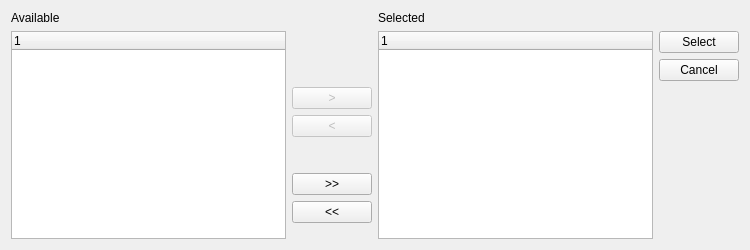
<?xml version="1.0" encoding="UTF-8"?>
<ui version="4.0">
 <class>SelectionWidget</class>
 <widget class="QWidget" name="SelectionWidget">
  <property name="geometry">
   <rect>
    <x>0</x>
    <y>0</y>
    <width>750</width>
    <height>250</height>
   </rect>
  </property>
  <property name="windowTitle">
   <string>Select</string>
  </property>
  <layout class="QGridLayout" name="gridLayout">
   <item row="0" column="2">
    <widget class="QLabel" name="_selLit">
     <property name="text">
      <string>Selected</string>
     </property>
    </widget>
   </item>
   <item row="7" column="1">
    <widget class="QPushButton" name="_removeAll">
     <property name="text">
      <string>&lt;&lt;</string>
     </property>
    </widget>
   </item>
   <item row="8" column="1">
    <spacer name="verticalSpacer_3">
     <property name="orientation">
      <enum>Qt::Vertical</enum>
     </property>
     <property name="sizeHint" stdset="0">
      <size>
       <width>20</width>
       <height>40</height>
      </size>
     </property>
    </spacer>
   </item>
   <item row="2" column="1">
    <spacer name="verticalSpacer">
     <property name="orientation">
      <enum>Qt::Vertical</enum>
     </property>
     <property name="sizeHint" stdset="0">
      <size>
       <width>20</width>
       <height>40</height>
      </size>
     </property>
    </spacer>
   </item>
   <item row="3" column="1">
    <widget class="QPushButton" name="_add">
     <property name="enabled">
      <bool>false</bool>
     </property>
     <property name="text">
      <string>&gt;</string>
     </property>
    </widget>
   </item>
   <item row="0" column="0">
    <widget class="QLabel" name="_availLit">
     <property name="text">
      <string>Available</string>
     </property>
    </widget>
   </item>
   <item row="6" column="1">
    <widget class="QPushButton" name="_addAll">
     <property name="text">
      <string>&gt;&gt;</string>
     </property>
    </widget>
   </item>
   <item row="5" column="1">
    <spacer name="verticalSpacer_2">
     <property name="orientation">
      <enum>Qt::Vertical</enum>
     </property>
     <property name="sizeHint" stdset="0">
      <size>
       <width>20</width>
       <height>60</height>
      </size>
     </property>
    </spacer>
   </item>
   <item row="4" column="1">
    <widget class="QPushButton" name="_remove">
     <property name="enabled">
      <bool>false</bool>
     </property>
     <property name="text">
      <string>&lt;</string>
     </property>
    </widget>
   </item>
   <item row="1" column="2" rowspan="9">
    <widget class="XTreeWidget" name="_sel">
     <property name="selectionMode">
      <enum>QAbstractItemView::ExtendedSelection</enum>
     </property>
    </widget>
   </item>
   <item row="1" column="0" rowspan="9">
    <widget class="XTreeWidget" name="_avail">
     <property name="selectionMode">
      <enum>QAbstractItemView::ExtendedSelection</enum>
     </property>
    </widget>
   </item>
   <item row="1" column="3">
    <widget class="QPushButton" name="_select">
     <property name="text">
      <string>Select</string>
     </property>
    </widget>
   </item>
   <item row="2" column="3">
    <widget class="QPushButton" name="_cancel">
     <property name="text">
      <string>Cancel</string>
     </property>
    </widget>
   </item>
  </layout>
 </widget>
 <customwidgets>
  <customwidget>
   <class>XTreeWidget</class>
   <extends>QTreeWidget</extends>
   <header>xtreewidget.h</header>
   <container>1</container>
  </customwidget>
 </customwidgets>
 <resources/>
 <connections>
  <connection>
   <sender>_sel</sender>
   <signal>valid(bool)</signal>
   <receiver>_remove</receiver>
   <slot>setEnabled(bool)</slot>
   <hints>
    <hint type="sourcelabel">
     <x>456</x>
     <y>182</y>
    </hint>
    <hint type="destinationlabel">
     <x>394</x>
     <y>107</y>
    </hint>
   </hints>
  </connection>
  <connection>
   <sender>_avail</sender>
   <signal>valid(bool)</signal>
   <receiver>_add</receiver>
   <slot>setEnabled(bool)</slot>
   <hints>
    <hint type="sourcelabel">
     <x>259</x>
     <y>172</y>
    </hint>
    <hint type="destinationlabel">
     <x>342</x>
     <y>79</y>
    </hint>
   </hints>
  </connection>
 </connections>
</ui>
